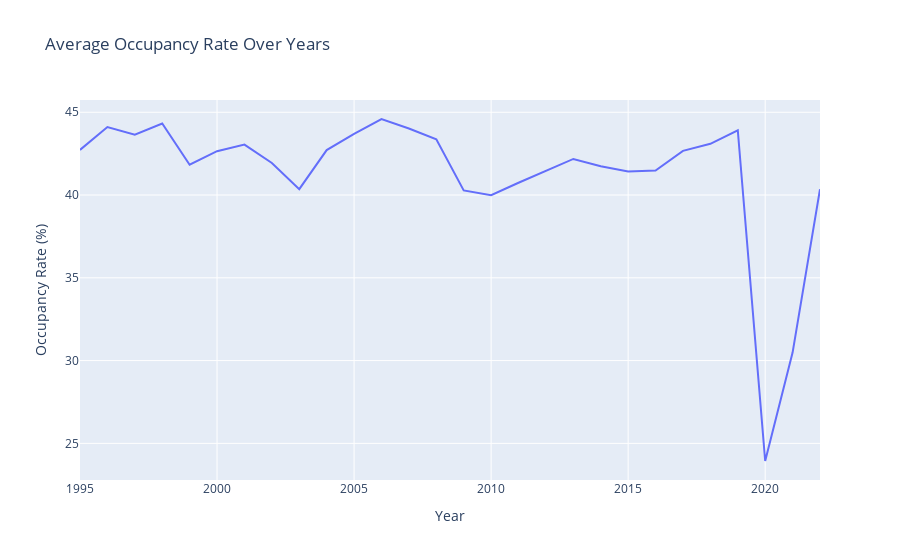

Notebook code for this chart:
### Code cell
import plotly.express as px

fig = px.line(df_occupancy, x='Year', y='Avg_Occupancy_Rate',
              title='Average Occupancy Rate Over Years',
              labels={'Year': 'Year', 'Avg_Occupancy_Rate': 'Occupancy Rate (%)'})
fig.show()

### Figure 1 — Plotly figure (JSON) as saved in the notebook; plotly's stock layout.template omitted (floating-point values rounded to 4 significant figures)
{"data": [{"hovertemplate": "Year=%{x}<br>Occupancy Rate (%)=%{y}<extra></extra>", "legendgroup": "", "line": {"color": "#636efa", "dash": "solid"}, "marker": {"symbol": "circle"}, "mode": "lines", "name": "", "orientation": "v", "showlegend": false, "type": "scatter", "x": [1995, 1996, 1997, 1998, 1999, 2000, 2001, 2002, 2003, 2004, 2005, 2006, 2007, 2008, 2009, 2010, 2011, 2012, 2013, 2014, 2015, 2016, 2017, 2018, 2019, 2020, 2021, 2022], "xaxis": "x", "y": [42.73, 44.11, 43.65, 44.32, 41.83, 42.65, 43.05, 41.94, 40.35, 42.72, 43.69, 44.59, 44.02, 43.36, 40.28, 39.99, 40.74, 41.48, 42.18, 41.74, 41.43, 41.48, 42.67, 43.1, 43.91, 23.93, 30.48, 40.35], "yaxis": "y"}], "layout": {"legend": {"tracegroupgap": 0}, "title": {"text": "Average Occupancy Rate Over Years"}, "xaxis": {"anchor": "y", "domain": [0, 1], "title": {"text": "Year"}}, "yaxis": {"anchor": "x", "domain": [0, 1], "title": {"text": "Occupancy Rate (%)"}}}}
